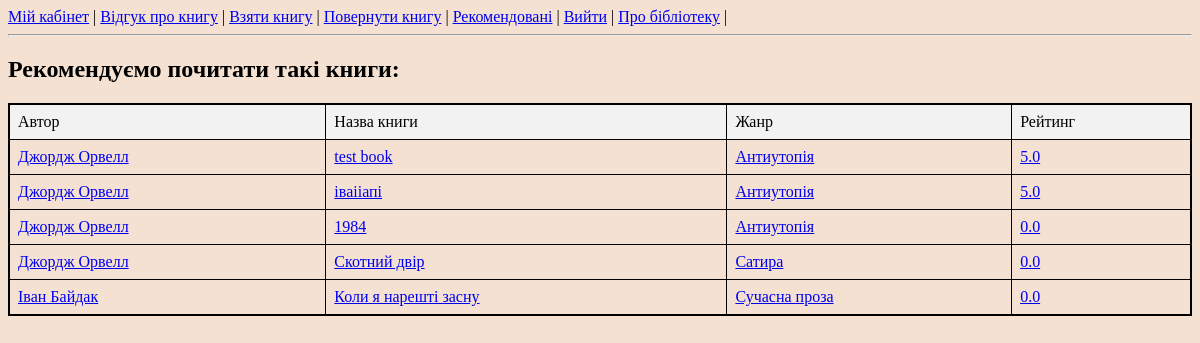
The page /client/suggest_book/ (signed in) on the database its author committed.
### book/models.py (models this page shows, shortened)
class Books(models.Model):
    title = models.CharField(max_length=250)
    author = models.ForeignKey(Authors, on_delete=models.CASCADE)
    genre = models.ForeignKey(Genres, on_delete=models.CASCADE)
    publisher = models.ForeignKey(Publishers, on_delete=models.CASCADE)
    publish_year = models.IntegerField()
    reception_date = models.DateField()
    cover = models.ImageField(upload_to='covers/')
    rating = models.FloatField(default=5)
    quantity = models.IntegerField(default=0)

class Authors(models.Model):
    name = models.CharField(max_length=100)
    bio = models.TextField()
    rating = models.FloatField(default=5)

class Genres(models.Model):
    name = models.CharField(max_length=100)
    rating = models.FloatField(default=5)

### client/views.py (the view)
# urls.py: path('suggest_book/', views.suggest_book, name='suggest_book_page'),
@login_required(login_url="/")
def suggest_book(request): # отримати рекомендацію, що почитати ще
    if request.method == 'GET':
        user_borrowed_books = Borrowed.objects.filter(user=request.user).values_list('book_id', flat=True)
        user_fav_authors = FavAuthors.objects.filter(user=request.user).values_list('author_id', flat=True)
        user_fav_genres = FavGenres.objects.filter(user=request.user).values_list('genre_id', flat=True)
        book_filter = ~Q(id__in=user_borrowed_books)  # Виключаємо вже взяті книги
        if fav_authors or fav_genres:
            book_filter &= Q(author_id__in=user_fav_authors) | Q(
                genre_id__in=user_fav_genres)
        top_books = Books.objects.filter(book_filter).order_by('-rating')[:5]
        return render(request, "suggestion.html", {'books': top_books})
    else: pass

### templates/suggestion.html (shortened to what this page needs)
<!DOCTYPE html>
<html lang="en">
<head>
    <link rel="stylesheet" type="text/css" href="/static/styles.css">
</head>
{% include 'menu_cli.html' %}
<body>
    <h2>Рекомендуємо почитати такі книги:</h2>
    <table>
        <thead>  <tr>
            <td> Автор </td>
            <td> Назва книги </td>
            <td> Жанр </td>
            <td> Рейтинг </td>
                </tr>
        </thead>
        {% for book in books %}
          <tr>
            <td> <a href="/client/borrow_book/{{ book.id }}">{{ book.author.name }}</a></td>
            <td> <a href="/client/borrow_book/{{ book.id }}">{{ book.title }}</a> </td>
            <td> <a href="/client/borrow_book/{{ book.id }}">{{ book.genre.name }}</a> </td>
            <td> <a href="/client/borrow_book/{{ book.id }}">{{ book.rating }}</a> </td>
          </tr>
        {% endfor %}
    </table>
</body>
</html>

### static/styles.css (style rules this page uses)
table { width: 100%; border-collapse: collapse; border: 2px solid black; }
th, td { border: 1px solid black; padding: 8px; text-align: left; }
thead { background-color: #f2f2f2; }
body { background-color: #f4e1d2; }

### rows shown on the page
Books: author.name "Джордж Орвелл", title "test book", genre.name "Антиутопія", rating "5.0"
Books: author.name "Джордж Орвелл", title "іваііапі", genre.name "Антиутопія", rating "5.0"
Books: author.name "Джордж Орвелл", title "1984", genre.name "Антиутопія", rating "0.0"
Books: author.name "Джордж Орвелл", title "Скотний двір", genre.name "Сатира", rating "0.0"
Books: author.name "Іван Байдак", title "Коли я нарешті засну", genre.name "Сучасна проза", rating "0.0"
